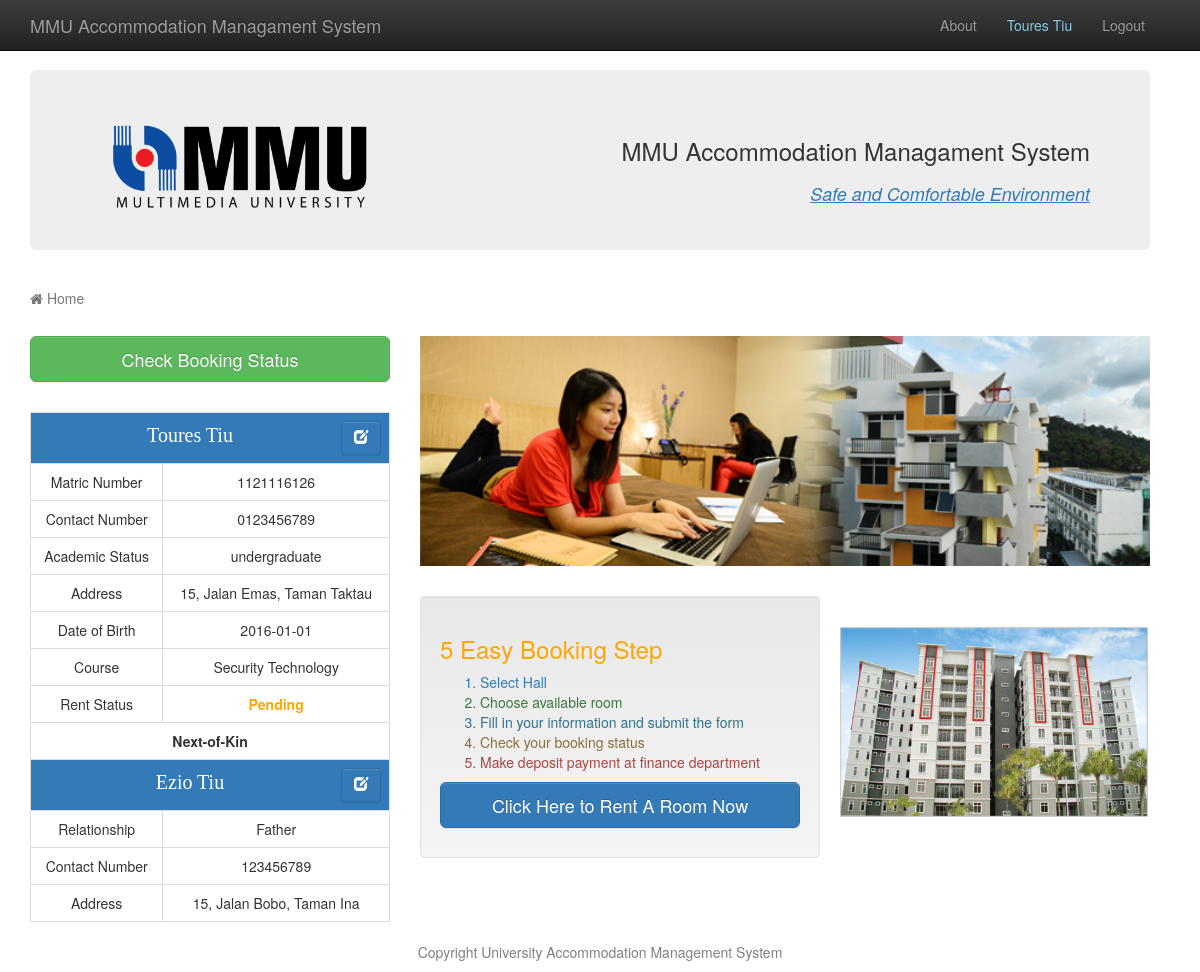
Page /index.php (signed in) on the earlier database version.
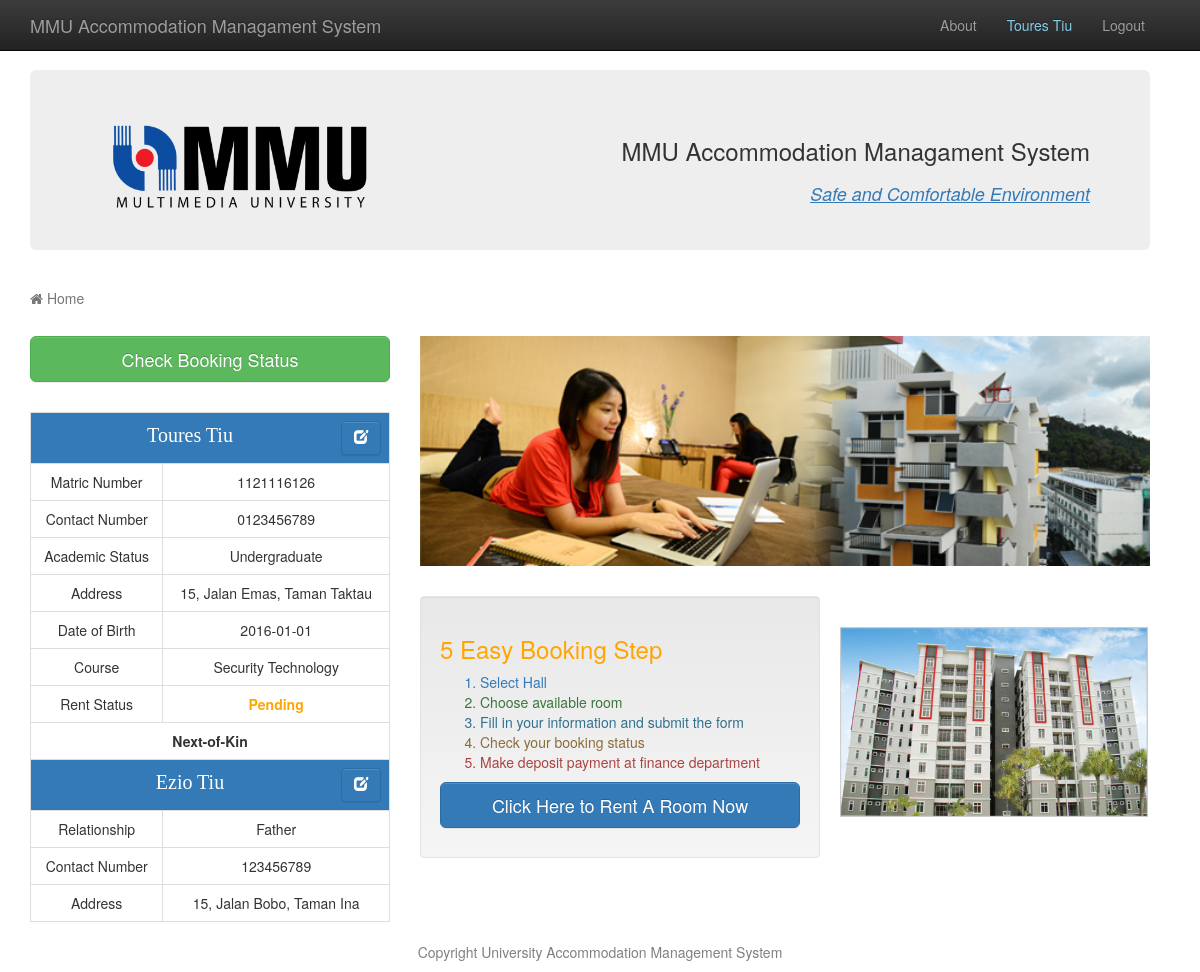
Same page on the later database version.
### tables this page shows
CREATE TABLE `student` (
  `student_id` int(10) NOT NULL,
  `student_name` varchar(50) NOT NULL,
  `student_address` varchar(50) NOT NULL,
  `student_dob` date NOT NULL,
  `student_category` varchar(50) NOT NULL,
  `student_status` varchar(10) NOT NULL,
  `course_id` varchar(5) NOT NULL,
  `student_pass` varchar(50) NOT NULL,
  `student_hp` varchar(11) NOT NULL
);

CREATE TABLE `relative` (
  `relative_id` int(5) NOT NULL,
  `relative_name` varchar(50) NOT NULL,
  `relative_relation` varchar(50) NOT NULL,
  `relative_address` varchar(50) NOT NULL,
  `relative_hp` varchar(11) NOT NULL,
  `student_id` int(10) NOT NULL
);

CREATE TABLE `course` (
  `course_id` varchar(5) NOT NULL,
  `course_title` varchar(50) NOT NULL,
  `course_leader` varchar(50) NOT NULL,
  `department_name` varchar(50) NOT NULL
);

### index.php (the view, shortened to what this page needs)
<!DOCTYPE html>
<?php
	if (isset($_SESSION['id']))
	{
		$sess_id=$_SESSION["id"];
		$student_result = mysql_query("select * from student,course,relative where student.student_id=$sess_id and student.course_id=course.course_id and relative.student_id=$sess_id");
		$student_row = mysql_fetch_assoc($student_result);
	}
?>
<html>
<head>
<link rel="stylesheet" href="https://maxcdn.bootstrapcdn.com/bootstrap/3.3.6/css/bootstrap.min.css">
	<link rel="stylesheet" href="https://maxcdn.bootstrapcdn.com/bootstrap/3.3.6/css/bootstrap-theme.min.css">
	<link rel="stylesheet" href="https://maxcdn.bootstrapcdn.com/font-awesome/4.5.0/css/font-awesome.min.css">
    <link href="css/bootstrap.css" rel="stylesheet">
	<link href="css/bootstrap.min.css" rel="stylesheet">
</head>
		<body>
    <nav class="navbar navbar-inverse navbar-fixed-top" role="navigation">
        <div class="container">
            <div class="navbar-header">
                <a class="navbar-brand" href="index.php">MMU Accommodation Managament System</a>
            </div>
            <div class="collapse navbar-collapse" id="bs-example-navbar-collapse-1" style="float:right;margin-right:10px;">
                <ul class="nav navbar-nav">
                    <li>
                        <a href="about.php">About</a>
                    </li>
                    <li>
                        <a href="#" style="color:skyblue;cursor:context-menu;"><?php echo $student_row["student_name"] ?></a>
                    </li>
					<li>
                        <a href="logout.php">Logout</a>
                    </li>
                </ul>
            </div>
        </div>
    </nav>
			<div class="container">
			  <div class="jumbotron" style="height:180px; margin-top:70px;margin-right:20px;">
				<img src="img/mmulogo.png" alt="MMU" style="width: 300px;height:100px;">
				<table style="float:right;">
				<tr><td><h3 style="float:right;">MMU Accommodation Managament System</h3></td></tr>
				<tr><td><h4 style="float:right;font-style:italic;" class="text-primary"><u>Safe and Comfortable Environment</u></h4></td></tr>
				</table>
			  </div>
			  <div class="row">
				<ol class="breadcrumb">
                            <li class="active">
                                <i class="fa fa-home"></i> Home
                            </li>
                </ol>
				<div class="col-sm-4">
				  <form method='POST'>
				  <input class="btn btn-lg btn-success btn-block" type="submit" value="Check Booking Status" name='chk_status'>
				  </form>
				<table class="table table-bordered" style="text-align:center;margin-top:30px;">
					<tr><td colspan="2" style="background-color:#337ab7;color:white;font-size:15pt;font-family:serif;"><?php echo $student_row["student_name"]; ?>
						<button type="button" title="Update student profile" class="btn btn-default btn-primary" data-toggle="modal" data-target="#studentModal" style="float:right;"><i class="glyphicon glyphicon-edit glyphicon-lg" style="color:white;"></i>
                            </button>
						</td>
					</tr>
					<tr><td>Matric Number</td><td><?php echo $student_row["student_id"]; ?></td></tr>
					<tr><td>Contact Number</td><td><?php echo $student_row["student_hp"]; ?></td></tr>
					<tr><td>Academic Status</td><td><?php echo $student_row["student_category"]; ?></td></tr>
					<tr><td>Address</td><td><?php echo $student_row["student_address"]; ?></td></tr>
					<tr><td>Date of Birth</td><td><?php echo $student_row["student_dob"]; ?></td></tr>
					<tr><td>Course</td><td><?php echo $student_row["course_title"] ?></td></tr>
					<tr><td>Rent Status</td><td><?php  $sst=$student_row["student_status"];
																		if ($sst=="Pending")
																		{echo "<span style=\"color:orange;font-weight:bold;\">$sst</span>"; }
																		else if ($sst=="Rented")
																		{echo "<span style=\"color:#25a900;font-weight:bold;\">$sst</span>"; }
																		else
																		{echo "<span style=\"font-weight:bold;\">None</span>"; }
											?></td>
					</tr>
					<tr><td colspan="2" style="font-weight:bold;">Next-of-Kin</td></tr>
					<tr><td colspan="2" style="background-color:#337ab7;color:white;font-size:15pt;font-family:serif;"><?php echo $student_row["relative_name"]; ?>
						<button type="button" title="Update next-of-kin profile" class="btn btn-default btn-primary" data-toggle="modal" data-target="#relativeModal" style="float:right;"><i class="glyphicon glyphicon-edit glyphicon-lg" style="color:white;"></i>
                           </button>
						</td>
					</tr>
					<tr><td>Relationship</td><td><?php echo $student_row["relative_relation"]; ?></td></tr>
					<tr><td>Contact Number</td><td><?php echo $student_row["relative_hp"]; ?></td></tr>
					<tr><td>Address</td><td><?php echo $student_row["relative_address"]; ?></td></tr>
				</table>
				</div>
				<div class="col-sm-4">
					<img src="img/hostel1.jpg" style="width:730px;height:230px;">
					<table>
					<tr>
					<td>
					<div class="well" style="margin-top:30px;width:400px;">
						<h3 style="color:orange;">5 Easy Booking Step</h3>
						<ol>
						<li class="text-primary">Select Hall</li>
						<li class="text-success">Choose available room</li>
						<li class="text-info">Fill in your information and submit the form </li>
						<li class="text-warning">Check your booking status</li>
						<li class="text-danger">Make deposit payment at finance department</li>
						</ol>
						<form method='POST'>
						<p>
						<input class="btn btn-lg btn-primary btn-block" type="submit" name="btn_index" value="Click Here to Rent A Room Now">
						</p>
						</form>
					</div>
					</td>
					<td>
					<img src="img/hostel3.jpg" style="width:auto;height:230px;padding:20px;">
					</td>
					</tr>
					</table>
				</div>
			  </div>
			  <footer>
            <div class="row">
                <div class="col-lg-12" style="text-align:center;color:grey;">
                    <p>Copyright University Accommodation Management System</p>
                </div>
            </div>
        </footer>
			</div>
        </body>
</html>

### index.php (style rules this page uses)
.breadcrumb { padding: 8px 0px; margin-bottom: 20px; margin-left:15px; margin-right:15px; list-style: none; background-color: transparent; }

Differences in the rows shown:
changed student "Toures Tiu": student_category "undergraduate" → "Undergraduate"
